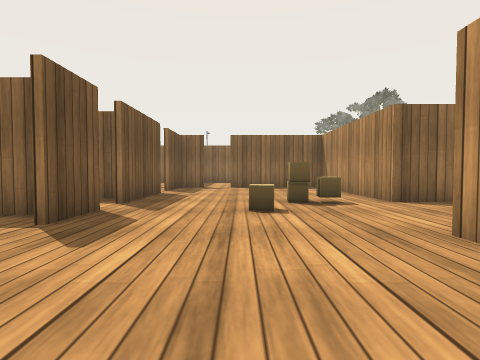
[1] (above)

24 first-person views from a walk through a robot-simulator world made for Gazebo. The camera is 0.64 m above the floor, tilts 2° down and sees 80° across. The floor is counted in squares, 1 m on a side. Each view is taken from the middle of a square. On the plan, view 1 faces up. The plan holds only what a view shows up to about 9 squares ahead; the rest is blank. The place goes on beyond the plan. Some surface patterns are stand-ins.

[2]
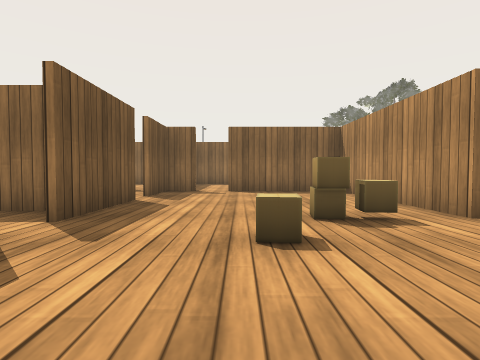

[3]
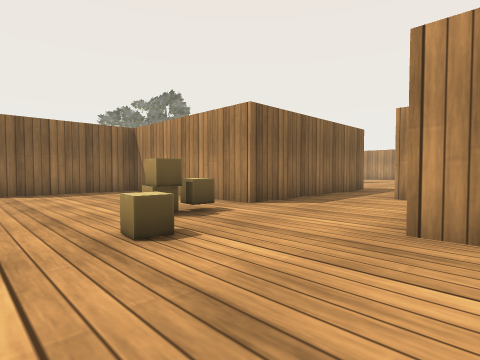

[4]
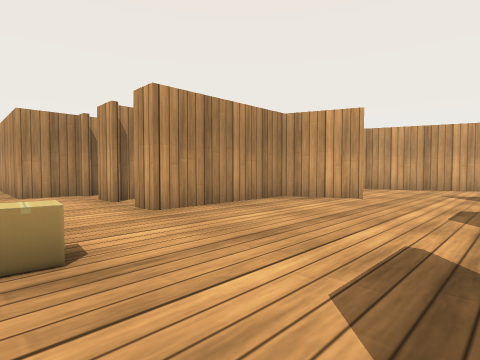

[5]
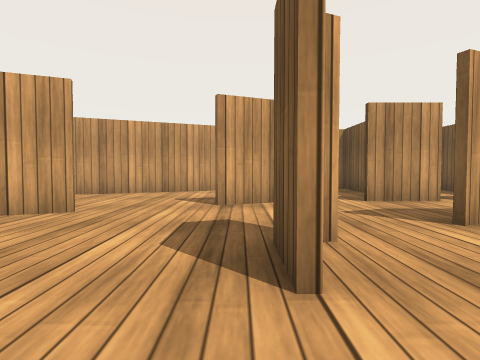

[6]
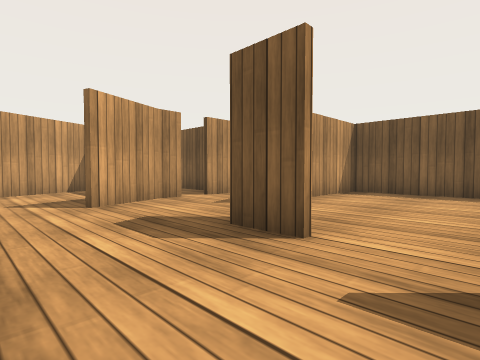

[7]
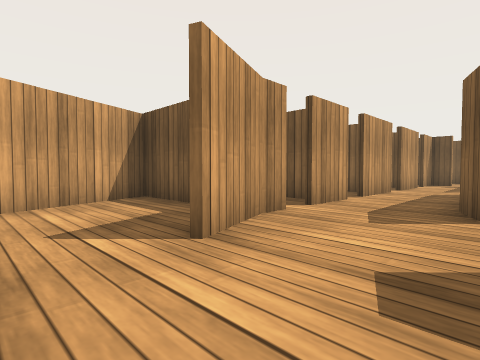

[8]
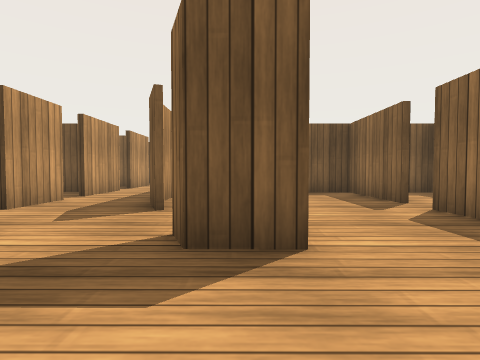

[9]
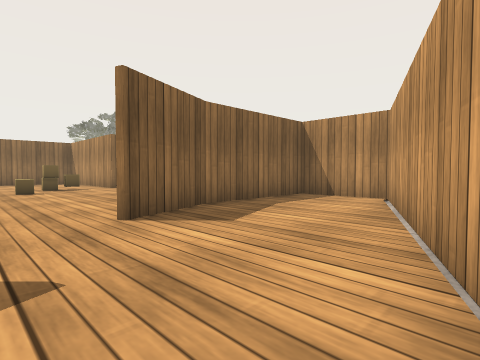

[10]
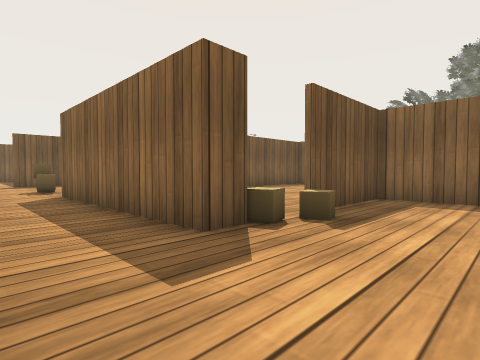

[11]
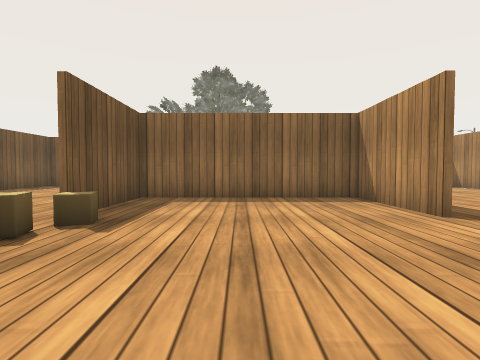

[12]
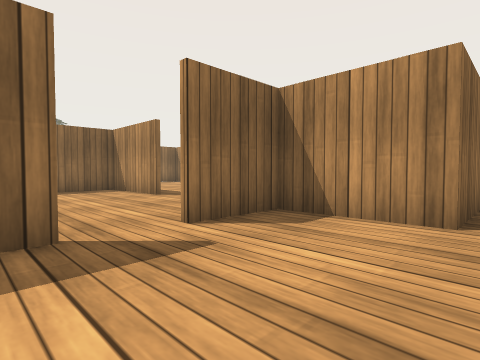

[13]
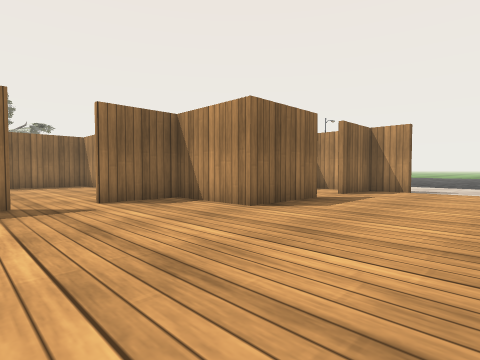

[14]
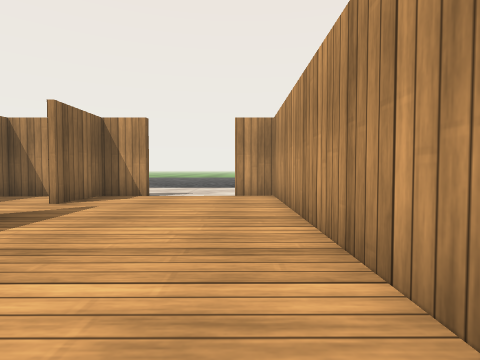

[15]
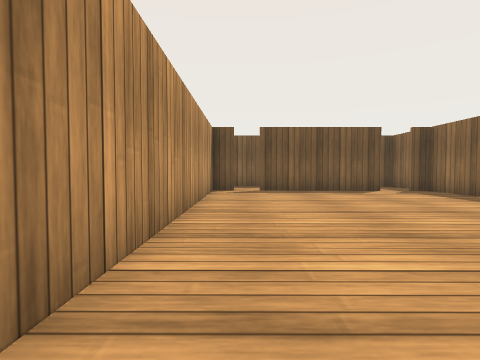

[16]
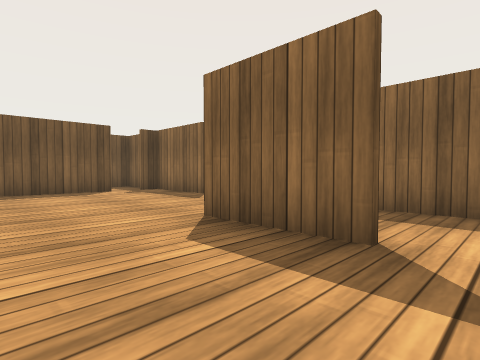

[17]
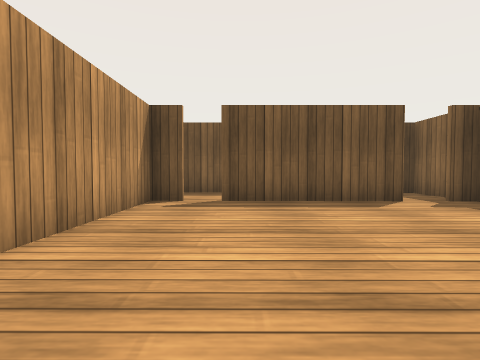

[18]
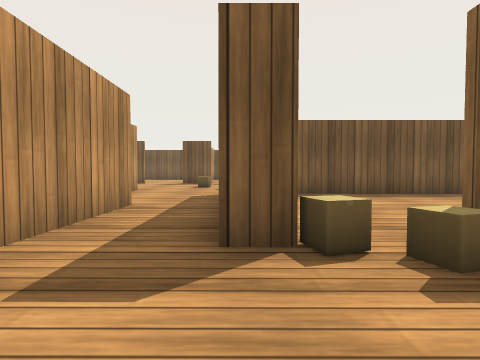

[19]
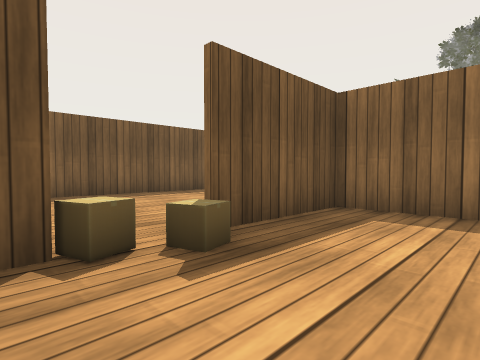

[20]
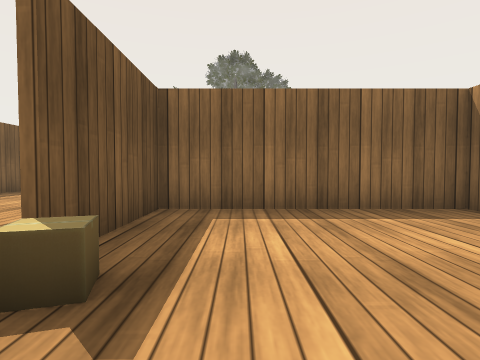

[21]
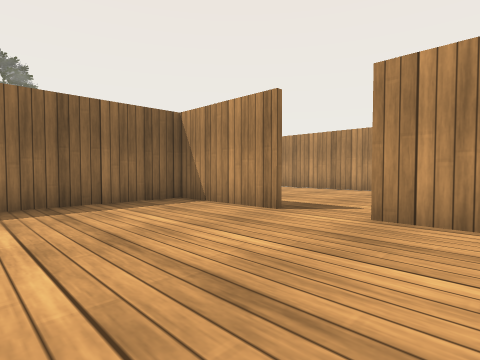

[22]
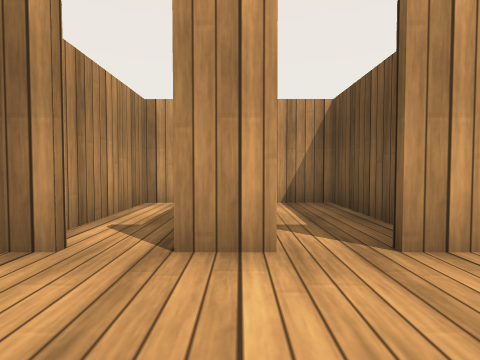

[23]
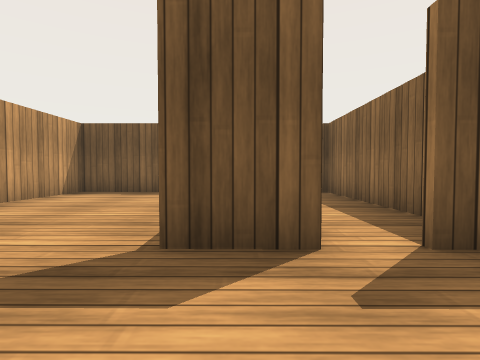

[24]
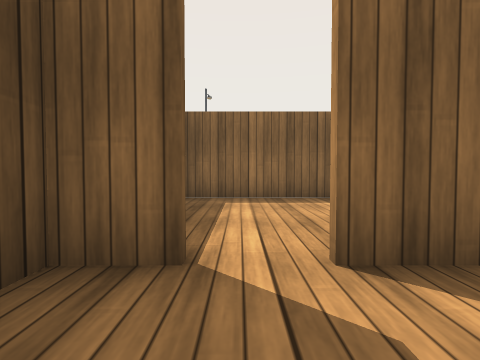

### Floor plan
Ten units are one square. View 1 is at (0, 0); x grows to the right and y downward. Boxes are objects, and circles mark ways between rooms. Rooms are numbered by the first view taken in them; rooms with no view inside come last. Other rooms are left out.
<svg viewBox="-106 -115 305 185">
<path fill="none" stroke="#000" d="M22 -18 22 6 34 6M36 -28 46 -28M40 -21 40 -26M-23 -16 -23 -5M-23 -48 -23 -32M21 6 21 -28 27 -28M5 13 22 6M54 -28 58 -28 58 -40M56 -58 31 -58 31 -108 -4 -108M52 6 59 6 25 6 5 14M-23 -84 -23 -55M-23 -108 -23 -91M-32 45 -32 65 58 29 58 -26M161 -15 138 -15 138 -40M140 -39 119 -39M107 -39 81 -39 81 -32M81 21 81 29 193 29 193 19M81 -25 81 14M193 -4 193 -21M194 -15 174 -15M86 -65 86 -58 56 -58M138 -79 138 -108 86 -108 86 -84M138 -52 138 -65M58 -40 92 -40M-45 3 -54 7M-23 -5 -29 -3M-61 29 -45 29M-39 29 -31 29M-32 27 -15 20M-55 -42 -83 -42 -83 6 -54 6M-30 -42 -48 -42M-89 29 -68 29M-101 29 -96 29M-28 -65 -83 -65 -83 -59M166 -39 140 -39M193 -21 193 -40"/>
<rect x="-5" y="-55" width="10" height="10" fill="#bbb"><title>cardboard box</title></rect>
<rect x="5" y="-65" width="10" height="10" fill="#bbb"><title>cardboard box</title></rect>
<rect x="15" y="-65" width="10" height="10" fill="#bbb"><title>cardboard box</title></rect>
<rect x="85" y="-75" width="10" height="10" fill="#bbb"><title>cardboard box</title></rect>
<rect x="85" y="-85" width="10" height="10" fill="#bbb"><title>cardboard box</title></rect>
<circle cx="50" cy="-50" r="3" fill="#2a7"/>
<circle cx="-20" cy="15" r="3" fill="#2a7"/>
<circle cx="-30" cy="-25" r="3" fill="#2a7"/>
<circle cx="-35" cy="-50" r="3" fill="#2a7"/>
<circle cx="110" cy="-40" r="3" fill="#2a7"/>
<circle cx="170" cy="-20" r="3" fill="#2a7"/>
<circle cx="-50" cy="-40" r="3" fill="#2a7"/>
<text x="10" y="-30">1</text>
<text x="130" y="0">2</text>
<text x="110" y="-70">3</text>
<text x="-50" y="0">4</text>
<text x="-50" y="-60">5</text>
<text x="160" y="-30">6</text>
</svg>
Room 1 opens to room 3. Room 1 opens to room 4. Room 1 opens to room 5. Room 2 opens to room 3. Room 2 opens to room 6. Room 4 opens to room 5.

Where each view was taken, in squares from view 1:
view 1: 0 up, 0 right, facing up
view 2: 2 up, 0 right, facing up
view 3: 2 up, 1 left, facing up-right
view 4: 5 up, 2 left, facing down-right
view 5: 3 up, 2 left, facing down
view 6: 3 up, 0 right, facing down-left
view 7: 0 up, 0 right, facing down-left
view 8: 1 up, 0 right, facing left
view 9: 5 down, 1 left, facing up-right
view 10: 4 up, 11 right, facing up-left
view 11: 4 up, 11 right, facing up
view 12: 1 up, 10 right, facing up-right
view 13: 2 down, 10 right, facing up-right
view 14: 2 down, 12 right, facing right
view 15: 2 down, 17 right, facing left
view 16: 1 down, 17 right, facing up-left
view 17: 1 down, 14 right, facing left
view 18: 6 up, 11 right, facing left
view 19: 6 up, 11 right, facing up-left
view 20: 6 up, 10 right, facing up
view 21: 5 up, 10 right, facing up-right
view 22: 5 up, 4 right, facing down
view 23: 4 up, 0 right, facing left
view 24: 9 up, 1 left, facing up
